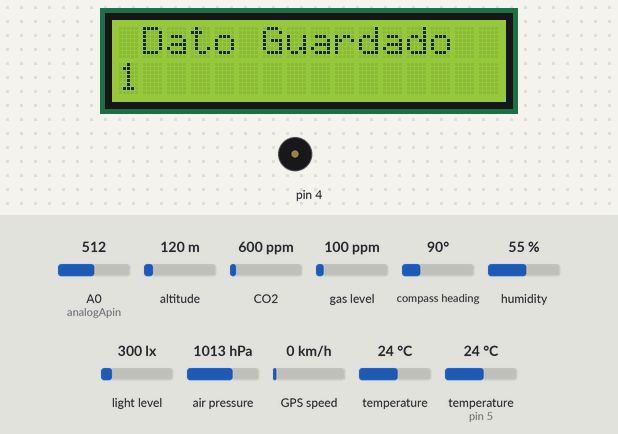
Simulated run of this sketch. Board: Arduino Mega 2560, built with avr-gcc and run on an emulated ATmega2560. On the bench: 16×2 character LCD, buzzer (waves = sounding). The test bench sets the inputs (shaded band); at power-on: A0 (analogApin) = 512, altitude 120 m, CO2 600 ppm, gas level 100 ppm, compass heading 90°, humidity 55 %, light level 300 lx, air pressure 1013 hPa, GPS speed 0 km/h, temperature 24 °C, temperature (sensor on pin 5) 24 °C. The local clock reads 2024-03-15 10:24:30 at power-on unless the sketch sets it; storage starts empty; the GPS gets a fix after 3 s at 37.7749, -122.4194 with 8 satellites; what the sketch prints to the serial monitor is not drawn.

Above: at 21.2 s.
At 40.2 s:
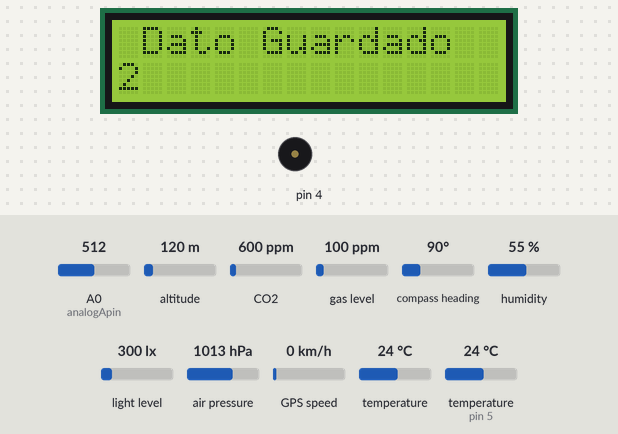
At 59.2 s:
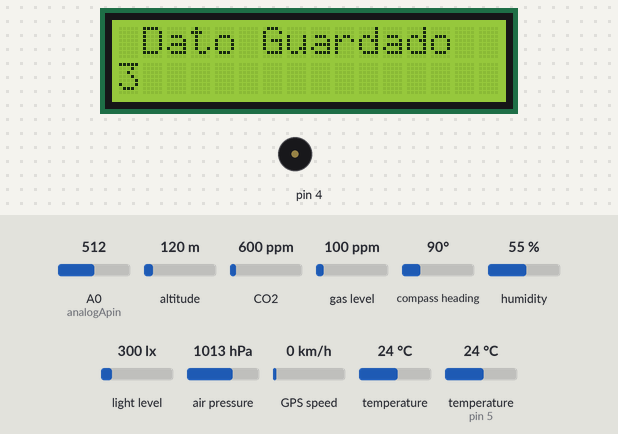
At 116.2 s:
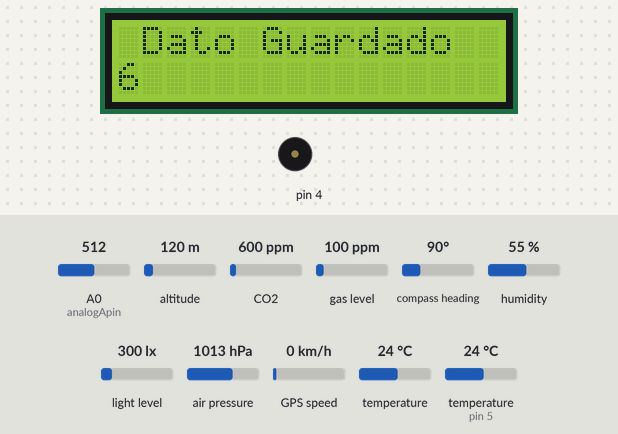
Timing chart, 0 to 117.7 s (numbered marks = the images above):
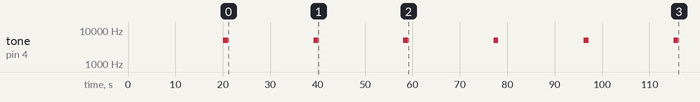

The sketch:

Codigo_General.ino
```cpp
#include <SD.h>
#include <SPI.h>
#include <RTClib.h>
#include <Wire.h>
#include <TinyGPS.h>
#include <Adafruit_BMP280.h>
#include <Adafruit_CCS811.h>
#include <DHT.h>
#define DHTTYPE DHT22
#include <Adafruit_Sensor.h>
#include <Adafruit_TSL2561_U.h>
#include <LiquidCrystal_I2C.h>


int analogApin = 0;


File LOG_DATA;
RTC_DS1307 rtc;
TinyGPS gps;
Adafruit_BMP280 bmp;
Adafruit_CCS811 ccs;
const int DHTPin = 5;
DHT dht (DHTPin, DHTTYPE);
Adafruit_TSL2561_Unified tsl = Adafruit_TSL2561_Unified(TSL2561_ADDR_FLOAT, 12345);
LiquidCrystal_I2C LCD(0x27, 16, 2);

const int CSpin = 53;

String First_Line = "FECHA, HORA, LATITUD, LONGITUD, SATELITES, PRECISION, AGE, TEMPERATURA_BMP, PRESION_BMP, ALTITUD_BMP, CO2, TVOC, HUMEDAD_DHT, TEMPERATURA_DHT, LUZ_TSL, LUZ_UV";
bool first_line = 0;

String datos = "";
String dato_gps = "";

long ant_millis=0;
long ant_millis_lcd=0;

unsigned int contador_datos = 0;
bool lcd_apagado = false;


void setup() {
  Serial.begin(9600);
  Serial1.begin(9600);
  SD.begin(CSpin);
  rtc.begin();
  //rtc.adjust(DateTime(F(__DATE__), F(__TIME__)));
  bmp.begin(0x76);
  ccs.begin();
  dht.begin();
  LCD.begin();

}

void loop() {

  if(millis()-ant_millis>19000){
    ant_millis = millis();
  datos = RTC() + GPS() + BAROMETRO() + CCS811() + dht22() + TSL() + LuzUV() ;
  SDdatalogger(datos);
  contador_datos++;
  LED();
  lcd();
  }
  if((millis()-ant_millis_lcd>5000)&&(lcd_apagado==false)){
    ant_millis_lcd = millis();
    LCD.noBacklight();
    LCD.noDisplay();
    lcd_apagado = true;
  }
}

void SDdatalogger(String x){
    LOG_DATA = SD.open("data.csv", FILE_WRITE);

        if(!first_line){
            LOG_DATA.println(First_Line);
            first_line++;
        }
        if(LOG_DATA){
            LOG_DATA.println(x);
            Serial.println(x);
            LOG_DATA.close();
        }

}

String RTC(){
    String X;
    DateTime now = rtc.now();
    int hora = now.hour();
    int mins = now.minute();
    int seg = now.second();
    int dia = now.day();
    int mes = now.month();
    int ano = now.year();

    X = (String) dia + "/" + (String) mes + "/" + (String) ano + ", " + (String) hora +
    ":" + (String) mins + ":" + (String) seg + ", ";

    return X;
}

String GPS(){

   bool newData = false;  //Funcion para saber si hay dato_gpss

   // Intentar recibir secuencia durante un segundo
   for (unsigned long start = millis(); millis() - start < 1000;)
   {
      while (Serial1.available())
      {
         char c = Serial1.read();  //Guarda dentro de c los valores que de el GPS
         if (gps.encode(c))  //Desodifica la nueva secuencia recibida
            newData = true;
      }
   }

   if (newData)
    {
      float flat, flon;   //Variables de latitud y longitud
      unsigned long age;
      gps.f_get_position(&flat, &flon, &age);

      //Guardamos en el String todos los dato_gpss
      dato_gps=(
      String(flat == TinyGPS::GPS_INVALID_F_ANGLE ? 0.0 : flat, 6) + String(", ") + //Latitud
      String(flon == TinyGPS::GPS_INVALID_F_ANGLE ? 0.0 : flon, 6) +  String(", ") + //Longitud
      String(gps.satellites() == TinyGPS::GPS_INVALID_SATELLITES ? 0 : gps.satellites()) + String(", ") + //Cantidad de satelites
      String(gps.hdop() == TinyGPS::GPS_INVALID_HDOP ? 0 : gps.hdop()) + String(", ") + //Precision de la informacion
      String(age) + String(", ")
      );

     }else
       {
          dato_gps = String("---") + String(", ") + String("---") + String(", ") + String("---") +
          String(", ") + String("---") + String(", ") + String("---") +String(", ");
       }

 return dato_gps;
}

String BAROMETRO(){
    String temperatura = "";
    String presion = "";
    String altitud = "";
    temperatura = bmp.readTemperature();
    presion = bmp.readPressure()/100;
    altitud = bmp.readAltitude(1005.1);
    String b = temperatura + ", " + presion + ", " + altitud + ", ";
    return b;
  }

String CCS811(){
    String z="";
    String co2="";
    String tvoc="";
    if(ccs.available()){
        if(!ccs.readData()){
            co2 = ccs.geteCO2();
            tvoc = ccs.getTVOC();
            z = co2 + ", " + tvoc + ", ";
        }
        else{
            co2 = "---";                        //EN CASO DE ERROR DE LECTURA IMPRIME "---" EN LUGAR DEL DATO
            tvoc = "---";
            z = co2 + ", " + tvoc + ", ";
        }
    }else{
        co2 = "xxx";
        tvoc = "xxx";                           //EN CASO DE FALLO DEL SENSOR IMPRIME "xxx" EN LUGAR DEL DATO
        z = co2 + ", " + tvoc + ", ";
    }
    return z;
}

String dht22(){
    String h = "";
    String t = "";
    h = dht.readHumidity();
    t = dht.readTemperature();
    String r = h + ", " + t + ", ";
    return r;
}

String TSL(){
  String lux;
  int luz;
  sensors_event_t event;
  tsl.getEvent(&event);
  luz = event.light;

  if (event.light)
   {
     lux= String (luz) + ", ";

   }
    else
     {
      lux = String("---") + ", ";
     }
 return lux;
}

String LuzUV()
{
  String uv = "";
  uv = analogRead(analogApin);
  String p = uv + ", " ;
  return p;
}

void LED(){
    digitalWrite(3, HIGH);
    tone(4, 5000, 1000);
    delay(1000);
    digitalWrite(3, LOW);
}

void lcd(){

  LCD.backlight();
  LCD.display();
  LCD.setCursor(0, 0);
  LCD.print(" Dato Guardado");
  LCD.setCursor(0, 1);
  LCD.print("                ");
  LCD.setCursor(0, 1);
  LCD.print(contador_datos);
  ant_millis_lcd = millis();
  lcd_apagado = false;

}
```

Measured:
- by itself, tone on pin 4: alternates 5000 Hz for 1.0 s and silent for 18.0 s
- what the display in image 0 shows lasts 5.0 s, from 21.1 s to 26.1 s
